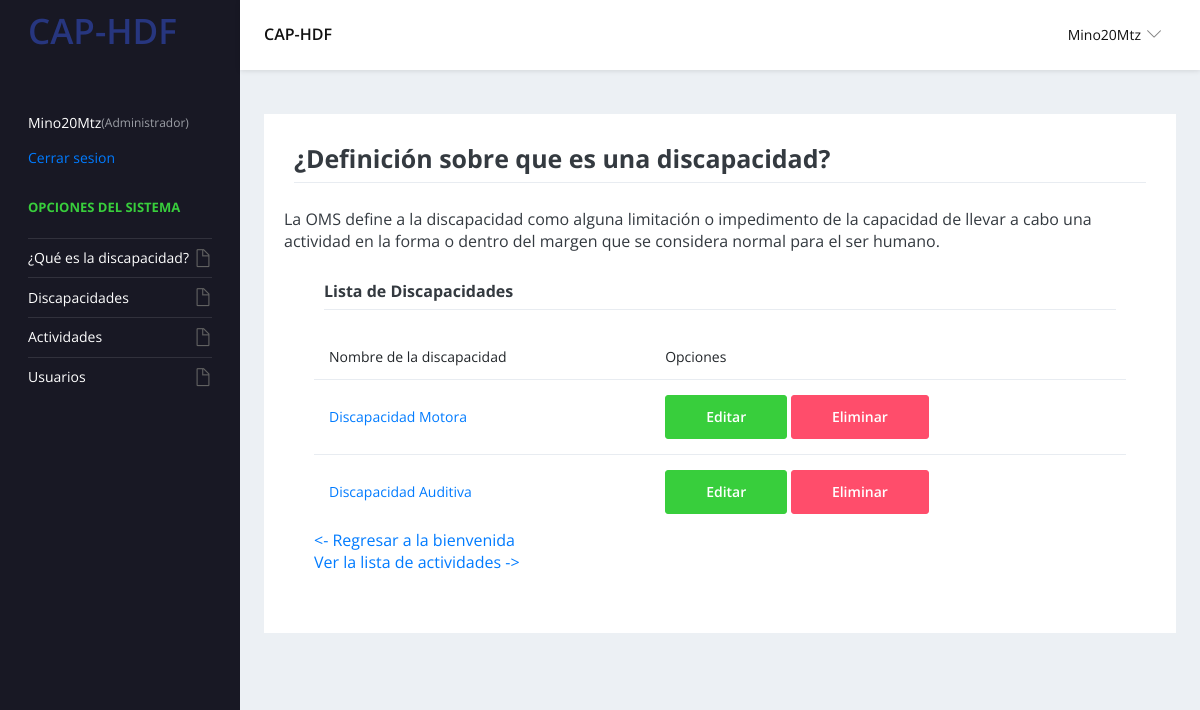
/lista_Discapacidades (signed in), run on the app's committed database.
### actividades/models.py (models this page shows, shortened)
class Discapacidades_motoras(models.Model):
    nombreDisapacidad = models.CharField("Nombre del la discapacidad", max_length=200,unique=True)
    que_es=models.TextField("¿Que es?")
    que_es_im = models.ImageField('', upload_to='Imagenes/',validators=[imagen_validador],null=True,blank=True)
    que_deve_conocer_familia=models.TextField("¿Que se debe conocer en el entorno familiar?")
    que_deve_im = models.ImageField('', upload_to='Imagenes/',validators=[imagen_validador],null=True,blank=True)
    recomendaciones=models.TextField("Recomendaciones")
    recomendaciones_im = models.ImageField('', upload_to='Imagenes/',validators=[imagen_validador],null=True,blank=True)
    documentaciones= models.FileField(upload_to = 'Documentos/', null=True,blank=True,validators=[documentos_validador])
    referencias=models.TextField("Referencias")

### actividades/views.py (the view)
# urls.py: path('lista_Discapacidades', login_required(views.ListaDiscapacidades.as_view()), name='lista_Discapacidades'),
class ListaDiscapacidades(ListView):
    model = Discapacidades_motoras

### actividades/templates/actividades/discapacidades_motoras_list.html (shortened to what this page needs)
{% extends 'base.html' %}
{% block encabe %}
<div class="card-body">
    <div class="row">
      <div class="col-md-12">
        <div class="d-sm-flex align-items-baseline report-summary-header">
          <h3 class="font-weight-semibold">
            ¿Definición sobre que es una discapacidad?
          </h3> <span class="ml-auto">
        </div>
      </div>
    </div>
    <div class="row report-inner-cards-wrapper">
        La OMS define a la discapacidad como alguna limitación o impedimento de la capacidad de llevar a cabo una actividad en la forma o dentro del margen que se considera normal para el ser humano.
  </div>
{% endblock encabe %}
{% block encabezado %}
    Lista de Discapacidades
{% endblock encabezado %}
{% block contenido %}
    <table class="table">
        <thead>
            <tr>
                {% for grupo in request.user.groups.all %}
                    {% if 'Administrador' in grupo.name %}
                    <th>Nombre de la discapacidad</th>
                    <th>Opciones</th>
                    {% endif %}
                {% endfor %}
            </tr>
        </thead>
        <tbody>
            {% for discapacidad in object_list  %}
                <tr>
                    <td>
                        <a href="{% url 'discapacidadVista' discapacidad.id %}"> Discapacidad {{discapacidad.nombreDisapacidad}} </a>
                    </td>
                    <td>
                        {% for grupo in request.user.groups.all %}
                            {% if 'Administrador' in grupo.name %}
                                <a class="btn btn-success"
                                    href="{% url 'editar_discapacidad' discapacidad.id %}">
                                    Editar
                                </a>
                                <a class="btn btn-danger"
                                    href="{% url 'eliminar_Discapacidad' discapacidad.id %}">
                                    Eliminar
                                </a>
                            {% endif %}
                        {% endfor %}
                    </td>
                </tr>
            {% empty %}
                <tr>
                    <td colspan="3">
                        <p>No existen discapacidad registradas</p>
                    </td>
                </tr>
            {% endfor %}
        </tbody>
    </table>
    <div>
    <a href="{% url 'bienvenida'%}"> <- Regresar a la bienvenida</a><br>
    <a href="{% url 'actividad_Lista' %}"> Ver la lista de actividades -> </a>
    </div>
{% endblock contenido %}

### usuarios/templates/base.html (shortened to what this page needs)
{% load static %}
<!DOCTYPE html>
<html lang="en">
  <head>
    <link rel="stylesheet" href="{% static 'vendors/simple-line-icons/css/simple-line-icons.css' %}">
    <link rel="stylesheet" href="{% static 'vendors/flag-icon-css/css/flag-icon.min.css' %}">
    <link rel="stylesheet" href="{% static 'vendors/css/vendor.bundle.base.css' %}">
    <link rel="stylesheet" href="{% static 'css/style.css' %}" />
  </head>
  <body>
    <div class="container-scroller">
      <nav class="navbar default-layout-navbar col-lg-12 col-12 p-0 fixed-top d-flex flex-row">
        <div class="navbar-brand-wrapper d-flex align-items-center">
          <a class="navbar-brand brand-logo" href="{% url 'bienvenida'%}"> <h1>CAP-HDF</h1>
          </a>
        </div>
        <div class="navbar-menu-wrapper d-flex align-items-center flex-grow-1">
          <h5 class="mb-0 font-weight-medium d-none d-lg-flex">CAP-HDF</h5>
          <ul class="navbar-nav navbar-nav-right ml-auto">
            <li class="nav-item dropdown d-none d-xl-inline-flex user-dropdown">
              <a class="nav-link dropdown-toggle" id="UserDropdown" href="#" data-toggle="dropdown" aria-expanded="false">
                <span class="font-weight-normal">
                  {% if request.user.username %}
                    {{request.user.username}}
                  {% else %}
                    <a href="{% url 'login' %}" class="text-primary">Iniciar secion</a>
                  {% endif %}
                </span></a>
            </li>
          </ul>
        </div>
      </nav>
      <div class="container-fluid page-body-wrapper">
        <nav class="sidebar sidebar-offcanvas" id="sidebar">
          <ul class="nav">
            <li class="nav-item nav-profile">
              <a class="nav-link">
                <div class="text-wrapper">
                  {% if request.user.username %}
                    {{request.user.username}}
                    {% for grupo in request.user.groups.all %}
                      {% if 'Administrador' in grupo.name %}
                      <div><p class="designation">(Administrador)</p></div>
                      {% endif %}
                    {% endfor %}
                    <a href="{% url 'logout' %}" class="designation">Cerrar sesion</a>
                  {% else %}
                    <a href="{% url 'login' %}" class="designation">Iniciar sesion</a>
                  {% endif %}
                </div>
              </a>
            </li>
            <li class="nav-item nav-category"><span class="nav-link">Opciones del sistema</span></li>
            <li class="nav-item">
              <a class="nav-link" data-toggle="collapse" href="#auth" aria-expanded="false" aria-controls="auth">
                <span class="menu-title">¿Qué es la discapacidad?</span>
                <i class="icon-doc menu-icon"></i>
              </a>
            {% for grupo in request.user.groups.all %}
              {% if 'Administrador' in grupo.name %}
              <a class="nav-link" data-toggle="collapse" href="#auth" aria-expanded="false" aria-controls="auth">
                <span class="menu-title">Discapacidades</span>
                <i class="icon-doc menu-icon"></i>
              </a>
              <a class="nav-link" data-toggle="collapse" href="#auth" aria-expanded="false" aria-controls="auth">
                <span class="menu-title">Actividades</span>
                <i class="icon-doc menu-icon"></i>
              </a>
            </li>
            <li class="nav-item">
              <a class="nav-link" data-toggle="collapse" href="#auth" aria-expanded="false" aria-controls="auth">
                <span class="menu-title">Usuarios</span>
                <i class="icon-doc menu-icon"></i>
              </a>
            </li>
              {% endif %}
            {% endfor %}
          </ul>
        </nav>
        <div class="main-panel">
          <div class="content-wrapper">
            <div class="row">
              <div class="col-md-12 grid-margin">
                <div class="card">
                  {% block encabe %}
                  {% endblock encabe %}
                  <div class="card-body">
                    <div class="row">
                      <div class="col-md-12">
                        <div class="d-sm-flex align-items-baseline report-summary-header">
                          <h5 class="font-weight-semibold">
                            {% block encabezado %}
                            {% endblock encabezado %}
                          </h5> <span class="ml-auto">
                        </div>
                      </div>
                    </div>
                    <div class="row report-inner-cards-wrapper">
                      {% block contenido %}
                      {% endblock contenido %}
                    </div>
                  </div>
                </div>
              </div>
            </div>
          </div>
          <footer class="footer">
          </footer>
        </div>
      </div>
    </div>
  </body>
</html>

### data on the page
Discapacidades_motoras: nombreDisapacidad "Motora"
Discapacidades_motoras: nombreDisapacidad "Auditiva"

### other printed values
{{ request.user.username }} "Mino20Mtz"
